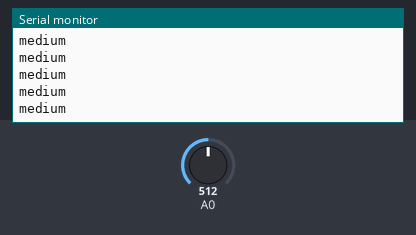
The sketch below on a simulated Arduino Uno, built with avr-gcc and run on an emulated ATmega328P. Shown: the last lines printed to the serial monitor. The test bench sets the inputs (shaded band); at power-on: A0 = 512.

Above: at 1.2 s.
1.3 s: A0 set to 587
2.8 s: A0 set to 616
At 3.5 s:
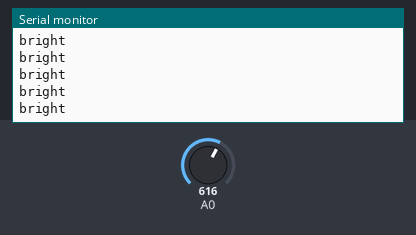
4.7 s: A0 set to 511
At 5.4 s:
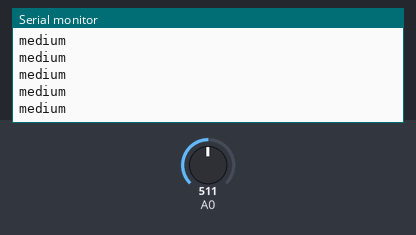
7.7 s: A0 set to 716
At 8.8 s:
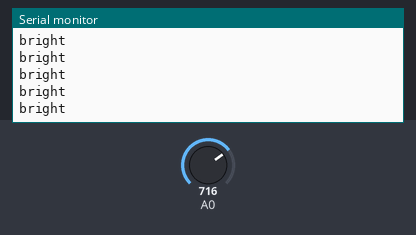
10.7 s: A0 set to 306
At 11.6 s:
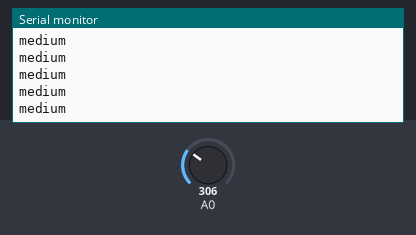
13.7 s: A0 set to 287
At 14.3 s:
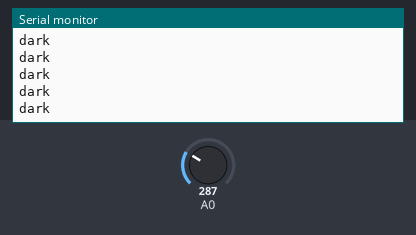

The sketch:

sketch_aug27a.ino
```cpp
void setup()
{
  pinMode(A0,INPUT);
  Serial.begin(9600);
}

void loop()
{
 int a= analogRead(A0);
 int b= map(a,0,600,0,2);
  switch(b)
  {
  case 0:
  Serial.println("dark");
  break;

  case 1:
  Serial.println("medium");
  break;

  case 2:
  Serial.println("bright");
  break;
  }
}
```

Measured:
- the behaviour switches between 599 and 600 on A0 (found by bisection; images 0 and 1)
- the behaviour switches between 300 and 299 on A0 (found by bisection; images 4 and 5)
- after the input at 2.8 s, the serial monitor: prints a new line after 0.07 s (image 1)
- after the input at 13.7 s, the serial monitor: prints a new line after 0.07 s (image 5)
